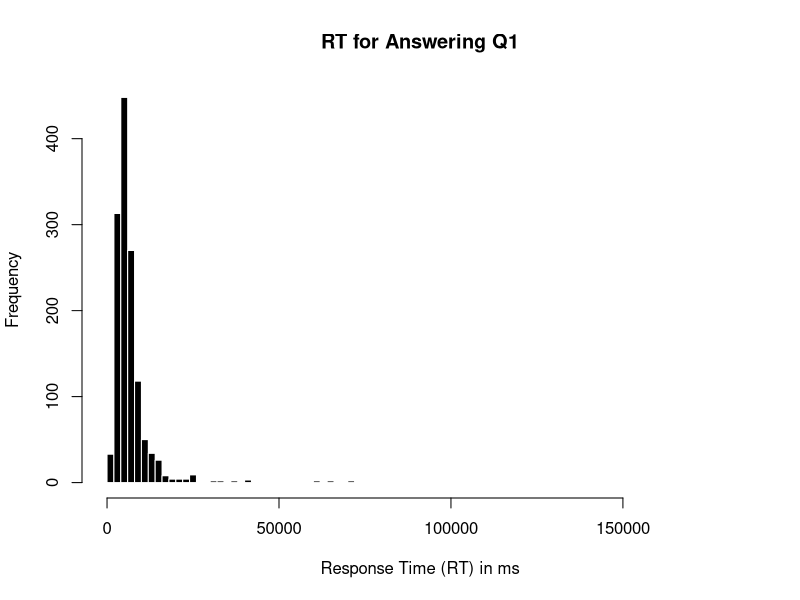
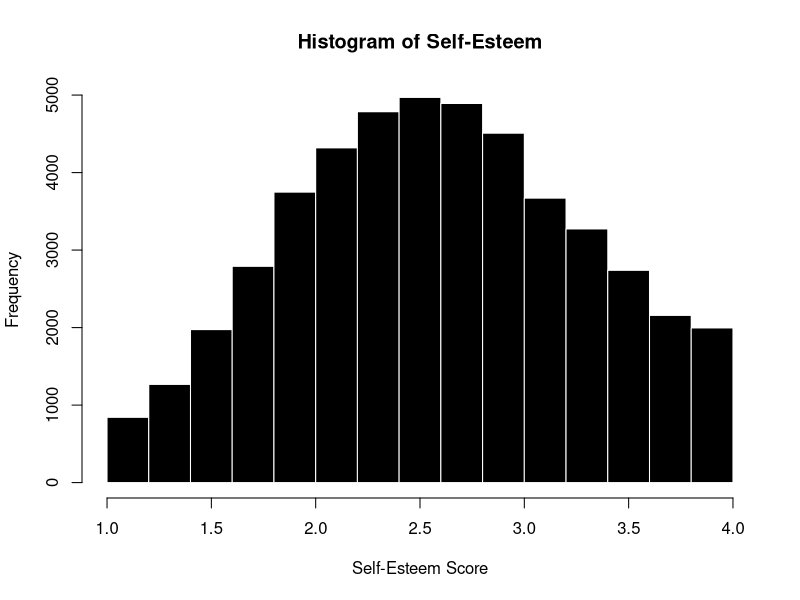
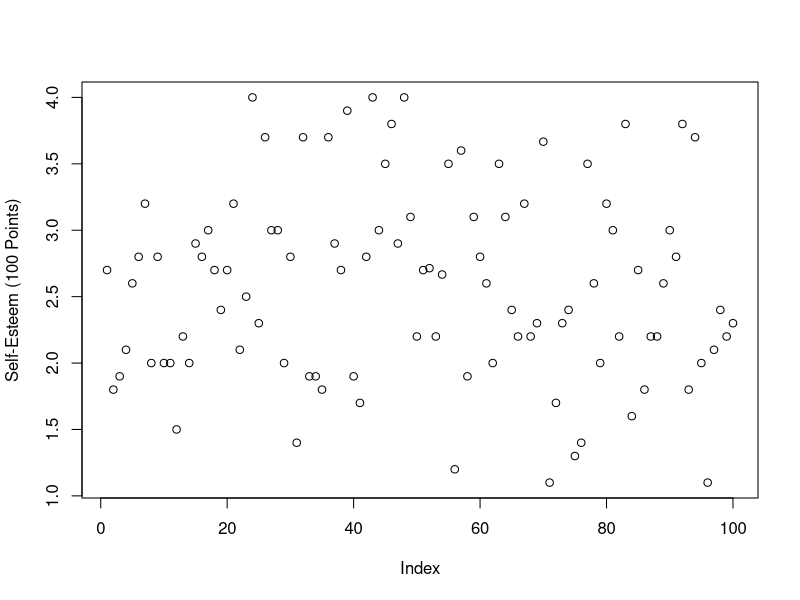
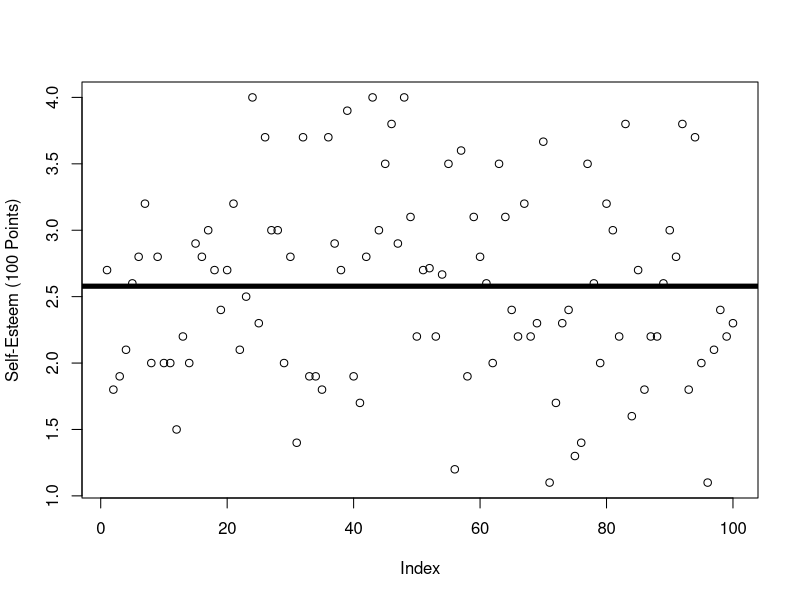
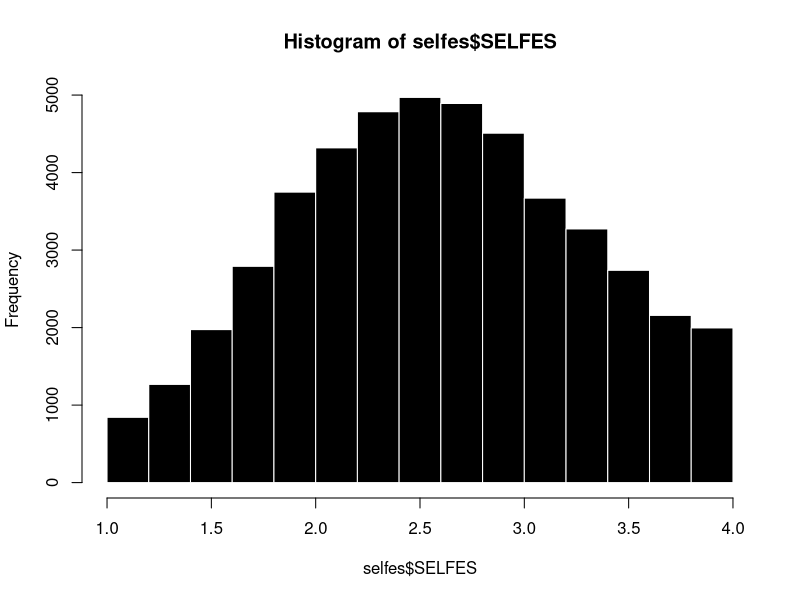
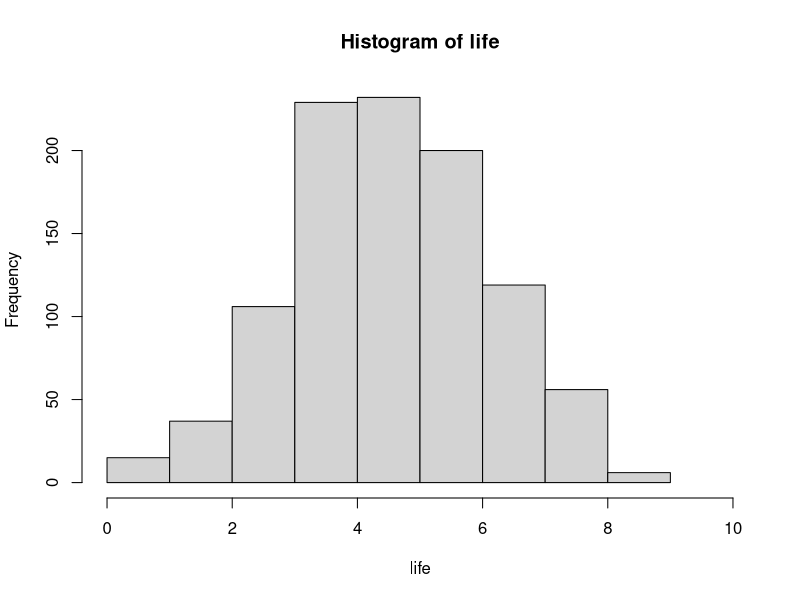
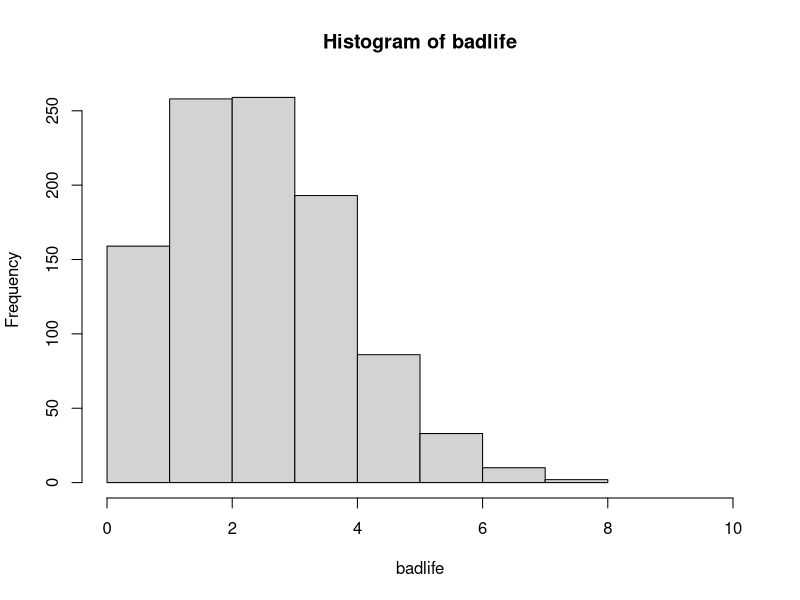
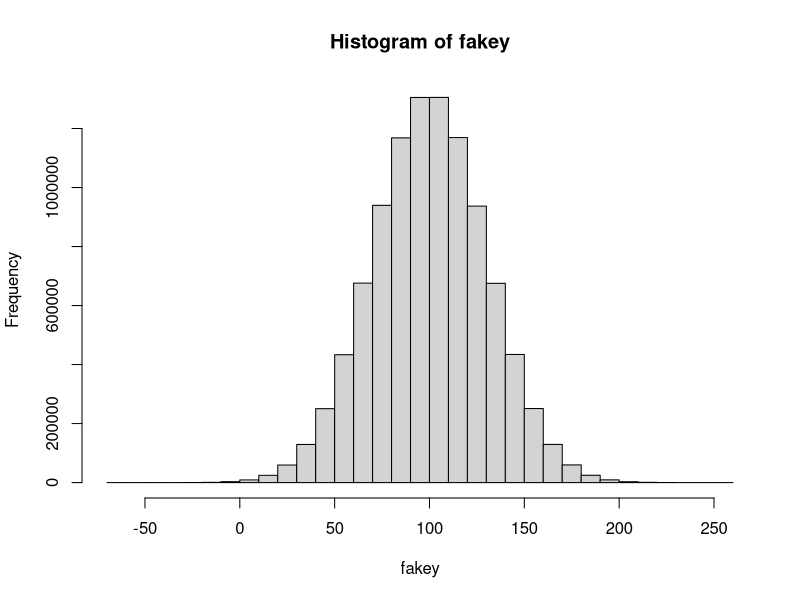

These charts were generated, in order, by the following R code:
## ---- chunk 1
#| echo: true
d <- read.csv("../datasets/Protestant Work Ethic/data.csv", sep = "\t")

hist(d$Q1E, breaks = 100, 
     main = "RT for Answering Q1",
     xlab = "Response Time (RT) in ms",
     col = 'black', bor = 'white')
# abline(v = mean(d$Q1E, na.rm = T), col = 'red', lwd = 5)
## ---- chunk 2


## ---- chunk 3
## Loading Dataset
selfes <- read.csv("../datasets/Self-Esteem Dataset/data.csv",
                   stringsAsFactors = T,
                   na.strings = "0", sep = "\t")
## ---- chunk 4
## Creating the Scale
poskey.df <- selfes[,c(1:2,4,6,7)] # pos-keyed items (from the codebook)
negkey.df <- selfes[,c(3,5,8:10)] # neg-keyed items (from the codebook)
negkeyR.df <- 5-negkey.df # reverse scoring the neg-keyed items
SELFES.DF <- data.frame(poskey.df, negkeyR.df) # bringing it all 2gether.

library(psych) # loading the library
alpha(SELFES.DF) # alpha reliability.
## ---- chunk 5
selfes$SELFES <- rowMeans(SELFES.DF, na.rm = T) # creating the scale
hist(selfes$SELFES, col = 'black', bor = 'white', # the graph
     main = "Histogram of Self-Esteem", 
     xlab = "Self-Esteem Score", breaks = 15)
## ---- chunk 6
lils <- selfes[sample(1:nrow(selfes), 100),]# 100 random data points
plot(lils$SELFES, 
     ylab = "Self-Esteem (100 Points)",
     xlab = "Index") 
## ---- chunk 7
plot(lils$SELFES,
     ylab = "Self-Esteem (100 Points)",
     xlab = "Index") 
abline(h = mean(lils$SELFES, na.rm = T), lwd = 5)
## ---- chunk 8
## quantifying errors (residuals)
residuals <- selfes$SELFES - mean(selfes$SELFES, na.rm = T)
SST <- sum(residuals^2, na.rm = T)
SST

SST/length(residuals) # average of squared residuals (variance)
sqrt(SST/length(residuals)) # average of residuals, unsquared (standard deviation)

sd(selfes$SELFES, na.rm = T) # 
## ---- chunk 9
hist(selfes$SELFES, col = 'black', bor = 'white')
mean(selfes$SELFES, na.rm = T)
## ---- chunk 10
coinflip <- c(0,1)
coinflip

sample(1:10, 1)

sample(coinflip, 1)

life <- array()

x <- replicate(10, sample(coinflip, 1))
sum(x)

life[3] <- sum(x)
life

life <- array() # WHAT HAPPENS IF I DO THIS????
for(i in c(1:1000)){
  x <- replicate(10, sample(coinflip, 1))
  life[i] <- sum(x)
}

life
hist(life, xlim = c(0,10))
mean(life)

## ---- chunk 11
sample(coinflip, 1)
badlife <- array() # WHAT HAPPENS IF I DO THIS????
for(i in c(1:1000)){
  x <- replicate(10, sample(coinflip, 1, prob = c(.7, .3)))
  badlife[i] <- sum(x)
}

badlife
hist(badlife, xlim = c(0,10))
## ---- chunk 12
# rnorm(10000000, mean = 100, sd = 20)
fakey <- rnorm(10000000, mean = 100, sd = 30)
length(fakey)
head(fakey)
hist(fakey)
## ---- chunk 13
mean(fakey, na.rm = T)
hist(fakey)
abline(v = mean(fakey), lwd = 5)
## ---- chunk 14
?sample # our friend, the sample function
sample(1:10, 1) # are you vibing with R?
sample(1:10000000, 1) # are you REALLY vibing?
sample(1:length(fakey), 1) # the numbers to sample from, another way. why better?
sample(1:length(fakey), 10) # a small sample
fakey[10]
fakey[sample(1:length(fakey), 10)] # ten random individuals from fakey.
fakey[10000001] # what would happen if I do this????
lilfakey <- fakey[sample(1:length(fakey), 10)] # ten random individuals from fakey.
lilfakey
## ---- chunk 15
mean(lilfakey)
hist(lilfakey)
abline(v = mean(lilfakey), lwd = 5)
## ---- chunk 16
lilfakey <- fakey[sample(1:length(fakey), 10)] # ten random individuals from fakey.
hist(lilfakey, xlim = c(0,200), ylim = c(0,10),
     breaks = 5,
     main = paste(c("mean=", round(mean(lilfakey), 4)), sep = ""))
abline(v = mean(lilfakey), lwd = 5)
## ---- chunk 17
    truthbucket <- array()
    for(i in c(1:1000)){
      lilfakey <- fakey[sample(1:length(fakey), 10)] # ten random individuals from fakey.
      truthbucket[i] <- mean(lilfakey)
    }
    length(truthbucket)
    hist(truthbucket)
    mean(truthbucket)
## ---- chunk 18
d <- read.csv("../datasets/Onboarding Data/honor_onboard_FA25.csv", stringsAsFactors = T, na.strings = "")
par(mfrow = c(1,2))

hist(d$self.skills, breaks = c(0:5), 
     col = 'black', bor = 'white', main = "Computer Skills\n(Self-Perceptions)")

hist(d$class.skills, breaks = c(0:5),
     col = 'black', bor = 'white', main = "Computer Skills\n(Perceptions of Classmates)")
## ---- chunk 19


